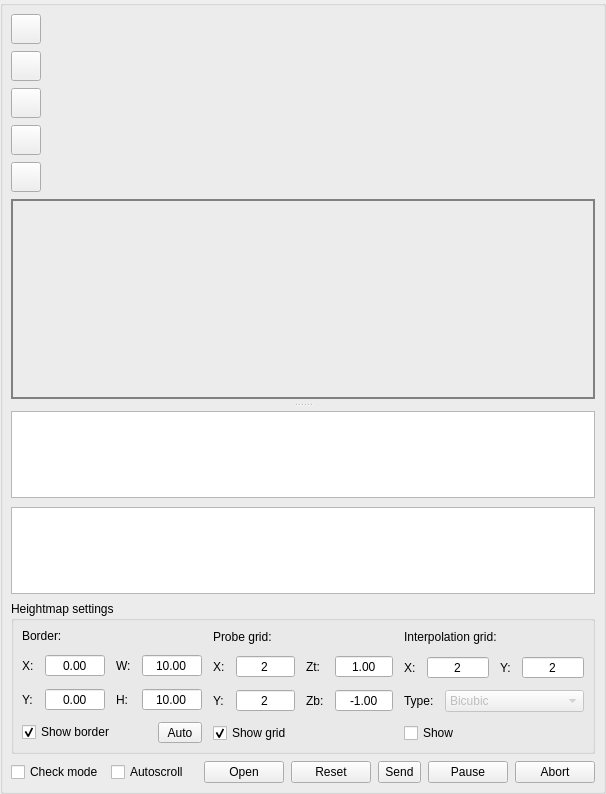
       <widget class="QGroupBox" name="grpProgram">
        <property name="title">
         <string/>
        </property>
        <property name="flat">
         <bool>false</bool>
        </property>
        <layout class="QVBoxLayout" name="verticalLayout_17" stretch="0,0,0,0,0,1,0,0">
         <property name="spacing">
          <number>7</number>
         </property>
         <property name="leftMargin">
          <number>8</number>
         </property>
         <property name="topMargin">
          <number>8</number>
         </property>
         <property name="rightMargin">
          <number>8</number>
         </property>
         <property name="bottomMargin">
          <number>8</number>
         </property>
         <item>
          <widget class="QToolButton" name="cmdIsometric">
           <property name="minimumSize">
            <size>
             <width>30</width>
             <height>30</height>
            </size>
           </property>
           <property name="toolTip">
            <string>Isometric view</string>
           </property>
           <property name="text">
            <string/>
           </property>
           <property name="icon">
            <iconset resource="images.qrc">
             <normaloff>:/images/cube.png</normaloff>:/images/cube.png</iconset>
           </property>
           <property name="iconSize">
            <size>
             <width>20</width>
             <height>20</height>
            </size>
           </property>
          </widget>
         </item>
         <item>
          <widget class="QToolButton" name="cmdTop">
           <property name="minimumSize">
            <size>
             <width>30</width>
             <height>30</height>
            </size>
           </property>
           <property name="toolTip">
            <string>Top view</string>
           </property>
           <property name="text">
            <string/>
           </property>
           <property name="icon">
            <iconset resource="images.qrc">
             <normaloff>:/images/cubeTop.png</normaloff>:/images/cubeTop.png</iconset>
           </property>
           <property name="iconSize">
            <size>
             <width>20</width>
             <height>20</height>
            </size>
           </property>
          </widget>
         </item>
         <item>
          <widget class="QToolButton" name="cmdFront">
           <property name="minimumSize">
            <size>
             <width>30</width>
             <height>30</height>
            </size>
           </property>
           <property name="toolTip">
            <string>Front view</string>
           </property>
           <property name="text">
            <string/>
           </property>
           <property name="icon">
            <iconset resource="images.qrc">
             <normaloff>:/images/cubeFront.png</normaloff>:/images/cubeFront.png</iconset>
           </property>
           <property name="iconSize">
            <size>
             <width>20</width>
             <height>20</height>
            </size>
           </property>
          </widget>
         </item>
         <item>
          <widget class="QToolButton" name="cmdLeft">
           <property name="minimumSize">
            <size>
             <width>30</width>
             <height>30</height>
            </size>
           </property>
           <property name="toolTip">
            <string>Left view</string>
           </property>
           <property name="text">
            <string/>
           </property>
           <property name="icon">
            <iconset resource="images.qrc">
             <normaloff>:/images/cubeLeft.png</normaloff>:/images/cubeLeft.png</iconset>
           </property>
           <property name="iconSize">
            <size>
             <width>20</width>
             <height>20</height>
            </size>
           </property>
          </widget>
         </item>
         <item>
          <widget class="QToolButton" name="cmdFit">
           <property name="minimumSize">
            <size>
             <width>30</width>
             <height>30</height>
            </size>
           </property>
           <property name="toolTip">
            <string>Fit</string>
           </property>
           <property name="text">
            <string/>
           </property>
           <property name="icon">
            <iconset resource="images.qrc">
             <normaloff>:/images/fit_1.png</normaloff>:/images/fit_1.png</iconset>
           </property>
           <property name="iconSize">
            <size>
             <width>20</width>
             <height>20</height>
            </size>
           </property>
          </widget>
         </item>
         <item>
          <widget class="QSplitter" name="splitter">
           <property name="orientation">
            <enum>Qt::Vertical</enum>
           </property>
           <property name="handleWidth">
            <number>12</number>
           </property>
           <widget class="QWidget" name="frame" native="true">
            <property name="sizePolicy">
             <sizepolicy hsizetype="Preferred" vsizetype="Minimum">
              <horstretch>0</horstretch>
              <verstretch>0</verstretch>
             </sizepolicy>
            </property>
            <property name="minimumSize">
             <size>
              <width>0</width>
              <height>200</height>
             </size>
            </property>
            <property name="styleSheet">
             <string notr="true">border: 1px solid gray;</string>
            </property>
            <layout class="QVBoxLayout" name="verticalLayout_8">
             <property name="leftMargin">
              <number>1</number>
             </property>
             <property name="topMargin">
              <number>1</number>
             </property>
             <property name="rightMargin">
              <number>1</number>
             </property>
             <property name="bottomMargin">
              <number>1</number>
             </property>
             <item>
              <widget class="GLWidget" name="glwVisualizer" native="true"/>
             </item>
            </layout>
           </widget>
           <widget class="QWidget" name="layoutWidget">
            <layout class="QVBoxLayout" name="verticalLayout_7">
             <property name="spacing">
              <number>9</number>
             </property>
             <item>
              <widget class="QTableView" name="tblProgram">
               <property name="font">
                <font>
                 <pointsize>9</pointsize>
                </font>
               </property>
               <property name="contextMenuPolicy">
                <enum>Qt::CustomContextMenu</enum>
               </property>
               <property name="editTriggers">
                <set>QAbstractItemView::AnyKeyPressed|QAbstractItemView::DoubleClicked|QAbstractItemView::EditKeyPressed|QAbstractItemView::SelectedClicked</set>
               </property>
               <property name="selectionMode">
                <enum>QAbstractItemView::ContiguousSelection</enum>
               </property>
               <property name="selectionBehavior">
                <enum>QAbstractItemView::SelectRows</enum>
               </property>
               <property name="gridStyle">
                <enum>Qt::DashLine</enum>
               </property>
               <attribute name="horizontalHeaderMinimumSectionSize">
                <number>50</number>
               </attribute>
               <attribute name="horizontalHeaderHighlightSections">
                <bool>false</bool>
               </attribute>
               <attribute name="verticalHeaderVisible">
                <bool>false</bool>
               </attribute>
              </widget>
             </item>
             <item>
              <widget class="QTableView" name="tblHeightMap">
               <property name="alternatingRowColors">
                <bool>true</bool>
               </property>
               <property name="selectionMode">
                <enum>QAbstractItemView::SingleSelection</enum>
               </property>
               <property name="gridStyle">
                <enum>Qt::DashLine</enum>
               </property>
               <attribute name="horizontalHeaderVisible">
                <bool>false</bool>
               </attribute>
               <attribute name="horizontalHeaderDefaultSectionSize">
                <number>60</number>
               </attribute>
               <attribute name="horizontalHeaderHighlightSections">
                <bool>false</bool>
               </attribute>
               <attribute name="verticalHeaderVisible">
                <bool>false</bool>
               </attribute>
              </widget>
             </item>
            </layout>
           </widget>
          </widget>
         </item>
         <item>
          <widget class="QGroupBox" name="grpHeightMapSettings">
           <property name="title">
            <string>Heightmap settings</string>
           </property>
           <layout class="QHBoxLayout" name="horizontalLayout_20" stretch="1,1,1">
            <property name="spacing">
             <number>11</number>
            </property>
            <property name="leftMargin">
             <number>8</number>
            </property>
            <property name="topMargin">
             <number>8</number>
            </property>
            <property name="rightMargin">
             <number>8</number>
            </property>
            <property name="bottomMargin">
             <number>8</number>
            </property>
            <item>
             <layout class="QVBoxLayout" name="verticalLayout_18">
              <item>
               <widget class="QLabel" name="label_5">
                <property name="text">
                 <string>Border:</string>
                </property>
               </widget>
              </item>
              <item>
               <layout class="QGridLayout" name="gridLayout">
                <item row="0" column="0">
                 <widget class="QLabel" name="label_6">
                  <property name="text">
                   <string>X:</string>
                  </property>
                 </widget>
                </item>
                <item row="0" column="1">
                 <widget class="QDoubleSpinBox" name="txtHeightMapBorderX">
                  <property name="sizePolicy">
                   <sizepolicy hsizetype="Expanding" vsizetype="Fixed">
                    <horstretch>0</horstretch>
                    <verstretch>0</verstretch>
                   </sizepolicy>
                  </property>
                  <property name="locale">
                   <locale language="C" country="AnyCountry"/>
                  </property>
                  <property name="alignment">
                   <set>Qt::AlignCenter</set>
                  </property>
                  <property name="buttonSymbols">
                   <enum>QAbstractSpinBox::NoButtons</enum>
                  </property>
                  <property name="minimum">
                   <double>-999.000000000000000</double>
                  </property>
                  <property name="maximum">
                   <double>999.000000000000000</double>
                  </property>
                 </widget>
                </item>
                <item row="1" column="3">
                 <widget class="QDoubleSpinBox" name="txtHeightMapBorderHeight">
                  <property name="sizePolicy">
                   <sizepolicy hsizetype="Expanding" vsizetype="Fixed">
                    <horstretch>0</horstretch>
                    <verstretch>0</verstretch>
                   </sizepolicy>
                  </property>
                  <property name="locale">
                   <locale language="C" country="AnyCountry"/>
                  </property>
                  <property name="alignment">
                   <set>Qt::AlignCenter</set>
                  </property>
                  <property name="buttonSymbols">
                   <enum>QAbstractSpinBox::NoButtons</enum>
                  </property>
                  <property name="minimum">
                   <double>-999.000000000000000</double>
                  </property>
                  <property name="maximum">
                   <double>999.000000000000000</double>
                  </property>
                  <property name="value">
                   <double>10.000000000000000</double>
                  </property>
                 </widget>
                </item>
                <item row="1" column="2">
                 <widget class="QLabel" name="label_9">
                  <property name="text">
                   <string>H:</string>
                  </property>
                 </widget>
                </item>
                <item row="1" column="1">
                 <widget class="QDoubleSpinBox" name="txtHeightMapBorderY">
                  <property name="sizePolicy">
                   <sizepolicy hsizetype="Expanding" vsizetype="Fixed">
                    <horstretch>0</horstretch>
                    <verstretch>0</verstretch>
                   </sizepolicy>
                  </property>
                  <property name="locale">
                   <locale language="C" country="AnyCountry"/>
                  </property>
                  <property name="alignment">
                   <set>Qt::AlignCenter</set>
                  </property>
                  <property name="buttonSymbols">
                   <enum>QAbstractSpinBox::NoButtons</enum>
                  </property>
                  <property name="minimum">
                   <double>-999.000000000000000</double>
                  </property>
                  <property name="maximum">
                   <double>999.000000000000000</double>
                  </property>
                 </widget>
                </item>
                <item row="1" column="0">
                 <widget class="QLabel" name="label_7">
                  <property name="text">
                   <string>Y:</string>
                  </property>
                 </widget>
                </item>
                <item row="0" column="2">
                 <widget class="QLabel" name="label_8">
                  <property name="text">
                   <string>W:</string>
                  </property>
                 </widget>
                </item>
                <item row="0" column="3">
                 <widget class="QDoubleSpinBox" name="txtHeightMapBorderWidth">
                  <property name="sizePolicy">
                   <sizepolicy hsizetype="Expanding" vsizetype="Fixed">
                    <horstretch>0</horstretch>
                    <verstretch>0</verstretch>
                   </sizepolicy>
                  </property>
                  <property name="locale">
                   <locale language="C" country="AnyCountry"/>
                  </property>
                  <property name="alignment">
                   <set>Qt::AlignCenter</set>
                  </property>
                  <property name="buttonSymbols">
                   <enum>QAbstractSpinBox::NoButtons</enum>
                  </property>
                  <property name="minimum">
                   <double>-999.000000000000000</double>
                  </property>
                  <property name="maximum">
                   <double>999.000000000000000</double>
                  </property>
                  <property name="value">
                   <double>10.000000000000000</double>
                  </property>
                 </widget>
                </item>
               </layout>
              </item>
              <item>
               <layout class="QHBoxLayout" name="horizontalLayout_18">
                <item>
                 <widget class="QCheckBox" name="chkHeightMapBorderShow">
                  <property name="text">
                   <string>Show border</string>
                  </property>
                  <property name="checked">
                   <bool>true</bool>
                  </property>
                 </widget>
                </item>
                <item>
                 <widget class="StyledToolButton" name="cmdHeightMapBorderAuto">
                  <property name="minimumSize">
                   <size>
                    <width>44</width>
                    <height>18</height>
                   </size>
                  </property>
                  <property name="text">
                   <string>Auto</string>
                  </property>
                 </widget>
                </item>
               </layout>
              </item>
             </layout>
            </item>
            <item>
             <layout class="QVBoxLayout" name="verticalLayout_19">
              <item>
               <widget class="QLabel" name="label_10">
                <property name="text">
                 <string>Probe grid:</string>
                </property>
               </widget>
              </item>
              <item>
               <layout class="QGridLayout" name="gridLayout_4">
                <item row="0" column="0">
                 <widget class="QLabel" name="label_12">
                  <property name="text">
                   <string>X:</string>
                  </property>
                 </widget>
                </item>
                <item row="0" column="1">
                 <widget class="QDoubleSpinBox" name="txtHeightMapGridX">
                  <property name="sizePolicy">
                   <sizepolicy hsizetype="Expanding" vsizetype="Fixed">
                    <horstretch>0</horstretch>
                    <verstretch>0</verstretch>
                   </sizepolicy>
                  </property>
                  <property name="locale">
                   <locale language="C" country="AnyCountry"/>
                  </property>
                  <property name="alignment">
                   <set>Qt::AlignCenter</set>
                  </property>
                  <property name="buttonSymbols">
                   <enum>QAbstractSpinBox::NoButtons</enum>
                  </property>
                  <property name="decimals">
                   <number>0</number>
                  </property>
                  <property name="minimum">
                   <double>2.000000000000000</double>
                  </property>
                  <property name="maximum">
                   <double>1000.000000000000000</double>
                  </property>
                  <property name="value">
                   <double>2.000000000000000</double>
                  </property>
                 </widget>
                </item>
                <item row="0" column="5">
                 <widget class="QDoubleSpinBox" name="txtHeightMapGridZTop">
                  <property name="sizePolicy">
                   <sizepolicy hsizetype="Expanding" vsizetype="Fixed">
                    <horstretch>0</horstretch>
                    <verstretch>0</verstretch>
                   </sizepolicy>
                  </property>
                  <property name="locale">
                   <locale language="C" country="AnyCountry"/>
                  </property>
                  <property name="alignment">
                   <set>Qt::AlignCenter</set>
                  </property>
                  <property name="buttonSymbols">
                   <enum>QAbstractSpinBox::NoButtons</enum>
                  </property>
                  <property name="minimum">
                   <double>-999.000000000000000</double>
                  </property>
                  <property name="maximum">
                   <double>999.000000000000000</double>
                  </property>
                  <property name="value">
                   <double>1.000000000000000</double>
                  </property>
                 </widget>
                </item>
                <item row="1" column="5">
                 <widget class="QDoubleSpinBox" name="txtHeightMapGridZBottom">
                  <property name="sizePolicy">
                   <sizepolicy hsizetype="Expanding" vsizetype="Fixed">
                    <horstretch>0</horstretch>
                    <verstretch>0</verstretch>
                   </sizepolicy>
                  </property>
                  <property name="locale">
                   <locale language="C" country="AnyCountry"/>
                  </property>
                  <property name="alignment">
                   <set>Qt::AlignCenter</set>
                  </property>
                  <property name="buttonSymbols">
                   <enum>QAbstractSpinBox::NoButtons</enum>
                  </property>
                  <property name="minimum">
                   <double>-999.000000000000000</double>
                  </property>
                  <property name="maximum">
                   <double>999.000000000000000</double>
                  </property>
                  <property name="value">
                   <double>-1.000000000000000</double>
                  </property>
                 </widget>
                </item>
                <item row="1" column="1">
                 <widget class="QDoubleSpinBox" name="txtHeightMapGridY">
                  <property name="sizePolicy">
                   <sizepolicy hsizetype="Expanding" vsizetype="Fixed">
                    <horstretch>0</horstretch>
                    <verstretch>0</verstretch>
                   </sizepolicy>
                  </property>
                  <property name="locale">
                   <locale language="C" country="AnyCountry"/>
                  </property>
                  <property name="alignment">
                   <set>Qt::AlignCenter</set>
                  </property>
                  <property name="buttonSymbols">
                   <enum>QAbstractSpinBox::NoButtons</enum>
                  </property>
                  <property name="decimals">
                   <number>0</number>
                  </property>
                  <property name="minimum">
                   <double>2.000000000000000</double>
                  </property>
                  <property name="maximum">
                   <double>1000.000000000000000</double>
                  </property>
                  <property name="value">
                   <double>2.000000000000000</double>
                  </property>
                 </widget>
                </item>
                <item row="1" column="3">
                 <widget class="QLabel" name="label_11">
                  <property name="text">
                   <string>Zb:</string>
                  </property>
                 </widget>
                </item>
                <item row="1" column="0">
                 <widget class="QLabel" name="label_13">
                  <property name="text">
                   <string>Y:</string>
                  </property>
                 </widget>
                </item>
                <item row="0" column="3">
                 <widget class="QLabel" name="label_14">
                  <property name="text">
                   <string>Zt:</string>
                  </property>
                 </widget>
                </item>
               </layout>
              </item>
              <item>
               <layout class="QHBoxLayout" name="horizontalLayout_19">
                <item>
                 <widget class="QCheckBox" name="chkHeightMapGridShow">
                  <property name="text">
                   <string>Show grid</string>
                  </property>
                  <property name="checked">
                   <bool>true</bool>
                  </property>
                 </widget>
                </item>
                <item>
                 <spacer name="horizontalSpacer_6">
                  <property name="orientation">
                   <enum>Qt::Horizontal</enum>
                  </property>
                  <property name="sizeHint" stdset="0">
                   <size>
                    <width>40</width>
                    <height>1</height>
                   </size>
                  </property>
                 </spacer>
                </item>
               </layout>
              </item>
             </layout>
            </item>
            <item>
             <layout class="QVBoxLayout" name="verticalLayout_20">
              <item>
               <widget class="QLabel" name="label_16">
                <property name="text">
                 <string>Interpolation grid:</string>
                </property>
               </widget>
              </item>
              <item>
               <layout class="QGridLayout" name="gridLayout_6">
                <item row="1" column="2">
                 <widget class="QLabel" name="label_19">
                  <property name="text">
                   <string>Y:</string>
                  </property>
                 </widget>
                </item>
                <item row="1" column="0">
                 <widget class="QLabel" name="label_18">
                  <property name="text">
                   <string>X:</string>
                  </property>
                 </widget>
                </item>
                <item row="1" column="1">
                 <widget class="QDoubleSpinBox" name="txtHeightMapInterpolationStepX">
                  <property name="sizePolicy">
                   <sizepolicy hsizetype="Expanding" vsizetype="Fixed">
                    <horstretch>0</horstretch>
                    <verstretch>0</verstretch>
                   </sizepolicy>
                  </property>
                  <property name="locale">
                   <locale language="C" country="AnyCountry"/>
                  </property>
                  <property name="alignment">
                   <set>Qt::AlignCenter</set>
                  </property>
                  <property name="buttonSymbols">
                   <enum>QAbstractSpinBox::NoButtons</enum>
                  </property>
                  <property name="decimals">
                   <number>0</number>
                  </property>
                  <property name="minimum">
                   <double>2.000000000000000</double>
                  </property>
                  <property name="maximum">
                   <double>1000.000000000000000</double>
                  </property>
                  <property name="value">
                   <double>2.000000000000000</double>
                  </property>
                 </widget>
                </item>
                <item row="1" column="3">
                 <widget class="QDoubleSpinBox" name="txtHeightMapInterpolationStepY">
                  <property name="sizePolicy">
                   <sizepolicy hsizetype="Expanding" vsizetype="Fixed">
                    <horstretch>0</horstretch>
                    <verstretch>0</verstretch>
                   </sizepolicy>
                  </property>
                  <property name="locale">
                   <locale language="C" country="AnyCountry"/>
                  </property>
                  <property name="alignment">
                   <set>Qt::AlignCenter</set>
                  </property>
                  <property name="buttonSymbols">
                   <enum>QAbstractSpinBox::NoButtons</enum>
                  </property>
                  <property name="decimals">
                   <number>0</number>
                  </property>
                  <property name="minimum">
                   <double>2.000000000000000</double>
                  </property>
                  <property name="maximum">
                   <double>1000.000000000000000</double>
                  </property>
                  <property name="value">
                   <double>2.000000000000000</double>
                  </property>
                 </widget>
                </item>
               </layout>
              </item>
              <item>
               <layout class="QHBoxLayout" name="horizontalLayout_23" stretch="0,0">
                <item>
                 <widget class="QLabel" name="label_17">
                  <property name="text">
                   <string>Type:</string>
                  </property>
                 </widget>
                </item>
                <item>
                 <widget class="QComboBox" name="cboHeightMapInterpolationType">
                  <property name="enabled">
                   <bool>false</bool>
                  </property>
                  <property name="sizePolicy">
                   <sizepolicy hsizetype="Expanding" vsizetype="Fixed">
                    <horstretch>0</horstretch>
                    <verstretch>0</verstretch>
                   </sizepolicy>
                  </property>
                  <item>
                   <property name="text">
                    <string>Bicubic</string>
                   </property>
                  </item>
                 </widget>
                </item>
               </layout>
              </item>
              <item>
               <layout class="QHBoxLayout" name="horizontalLayout_24">
                <item>
                 <widget class="QCheckBox" name="chkHeightMapInterpolationShow">
                  <property name="text">
                   <string>Show</string>
                  </property>
                 </widget>
                </item>
                <item>
                 <spacer name="horizontalSpacer_8">
                  <property name="orientation">
                   <enum>Qt::Horizontal</enum>
                  </property>
                  <property name="sizeHint" stdset="0">
                   <size>
                    <width>40</width>
                    <height>1</height>
                   </size>
                  </property>
                 </spacer>
                </item>
               </layout>
              </item>
             </layout>
            </item>
           </layout>
          </widget>
         </item>
         <item>
          <layout class="QHBoxLayout" name="horizontalLayout_3">
           <item>
            <widget class="QCheckBox" name="chkTestMode">
             <property name="sizePolicy">
              <sizepolicy hsizetype="Preferred" vsizetype="Fixed">
               <horstretch>0</horstretch>
               <verstretch>0</verstretch>
              </sizepolicy>
             </property>
             <property name="minimumSize">
              <size>
               <width>22</width>
               <height>0</height>
              </size>
             </property>
             <property name="text">
              <string>Check mode</string>
             </property>
            </widget>
           </item>
           <item>
            <widget class="QCheckBox" name="chkAutoScroll">
             <property name="sizePolicy">
              <sizepolicy hsizetype="Preferred" vsizetype="Fixed">
               <horstretch>0</horstretch>
               <verstretch>0</verstretch>
              </sizepolicy>
             </property>
             <property name="minimumSize">
              <size>
               <width>22</width>
               <height>0</height>
              </size>
             </property>
             <property name="text">
              <string>Autoscroll</string>
             </property>
            </widget>
           </item>
           <item>
            <spacer name="spacerBot">
             <property name="orientation">
              <enum>Qt::Horizontal</enum>
             </property>
             <property name="sizeHint" stdset="0">
              <size>
               <width>8</width>
               <height>20</height>
              </size>
             </property>
            </spacer>
           </item>
           <item>
            <widget class="QPushButton" name="cmdFileOpen">
             <property name="focusPolicy">
              <enum>Qt::WheelFocus</enum>
             </property>
             <property name="text">
              <string>Open</string>
             </property>
            </widget>
           </item>
           <item>
            <widget class="QPushButton" name="cmdFileReset">
             <property name="text">
              <string>Reset</string>
             </property>
            </widget>
           </item>
           <item>
            <widget class="QToolButton" name="cmdFileSend">
             <property name="sizePolicy">
              <sizepolicy hsizetype="Minimum" vsizetype="Minimum">
               <horstretch>0</horstretch>
               <verstretch>0</verstretch>
              </sizepolicy>
             </property>
             <property name="baseSize">
              <size>
               <width>93</width>
               <height>0</height>
              </size>
             </property>
             <property name="text">
              <string>Send</string>
             </property>
            </widget>
           </item>
           <item>
            <widget class="QPushButton" name="cmdFilePause">
             <property name="text">
              <string>Pause</string>
             </property>
             <property name="checkable">
              <bool>true</bool>
             </property>
            </widget>
           </item>
           <item>
            <widget class="QPushButton" name="cmdFileAbort">
             <property name="text">
              <string>Abort</string>
             </property>
            </widget>
           </item>
          </layout>
         </item>
        </layout>
       </widget>
